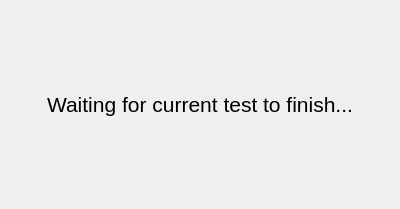
<?xml version="1.0" encoding="UTF-8"?>
<ui version="4.0">
 <class>WaitDialog</class>
 <widget class="QDialog" name="WaitDialog">
  <property name="windowModality">
   <enum>Qt::ApplicationModal</enum>
  </property>
  <property name="geometry">
   <rect>
    <x>0</x>
    <y>0</y>
    <width>400</width>
    <height>209</height>
   </rect>
  </property>
  <property name="windowTitle">
   <string>Waiting</string>
  </property>
  <property name="modal">
   <bool>true</bool>
  </property>
  <layout class="QHBoxLayout" name="horizontalLayout">
   <item>
    <widget class="QLabel" name="label">
     <property name="sizePolicy">
      <sizepolicy hsizetype="Expanding" vsizetype="Preferred">
       <horstretch>0</horstretch>
       <verstretch>0</verstretch>
      </sizepolicy>
     </property>
     <property name="font">
      <font>
       <pointsize>16</pointsize>
      </font>
     </property>
     <property name="text">
      <string>Waiting for current test to finish...</string>
     </property>
     <property name="alignment">
      <set>Qt::AlignCenter</set>
     </property>
    </widget>
   </item>
  </layout>
 </widget>
 <resources/>
 <connections/>
</ui>
